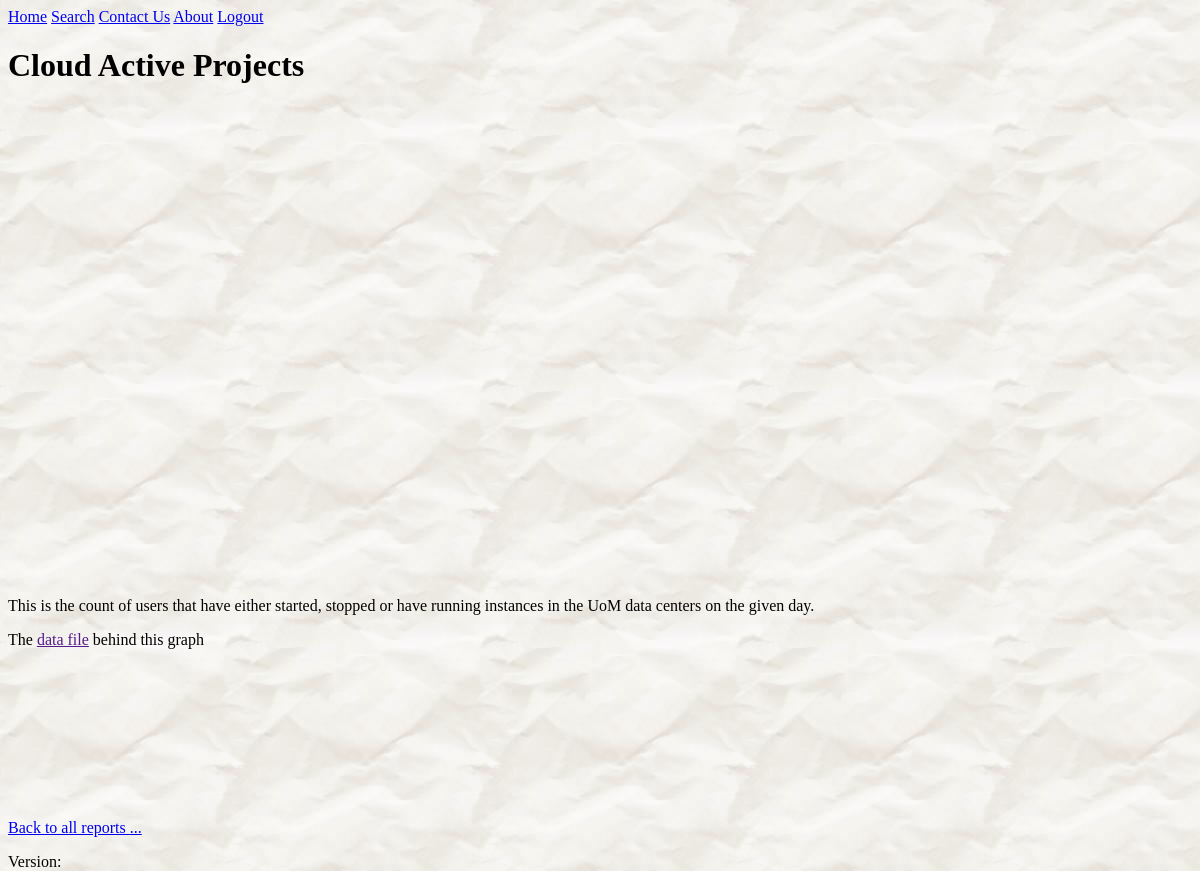
The app's page /reports/13/?set= (signed in) with its own data.
### reports/models.py (models this page shows, shortened)
class Report(models.Model):
    report_title = models.CharField(max_length=100)
    pub_date = models.DateTimeField('date published')
    d3_file_name = models.CharField(max_length=100, default='.js')
    description = models.TextField(blank=True, null=True)
    def was_published_recently(self):
        """
        :return: True if was published in the last day, False otherwise
        """
        now = timezone.now()
        return now - datetime.timedelta(days=1) <= self.pub_date <= now
    was_published_recently.admin_order_field = 'pub_date'
    was_published_recently.boolean = True
    was_published_recently.short_description = 'Published recently?'

### reports/views.py (the view)
# urls.py: url(r'^(?P<pk>[0-9]+)/$', views.DetailView.as_view(), name='detail'),
class DetailView(LoginRequiredMixin, generic.DetailView):
    login_url = LOGIN_URL
    model = Report
    template_name = 'reports/details.html'
    def get_queryset(self):
        return Report.objects.filter(pub_date__lte=timezone.now())
    def get_context_data(self, **kwargs):
        result = super().get_context_data(**kwargs)
        result['debug'] = settings.DEBUG
        result['set'] = self.request.GET.get('set', '')
        return result

### reports/templates/reports/details.html (shortened to what this page needs)
{% extends 'base.html' %}
{% block header_lines %}
    {% load static %}
    <link rel="stylesheet" type="text/css" href="//cdnjs.cloudflare.com/ajax/libs/nvd3/1.8.3/nv.d3.css"/>
{% endblock %}
{% block h1 %}{{ report.report_title }}{% endblock %}
{% block content %}
    <div id="chart">
        <svg></svg>
    </div>
    <p>{{ report.description }}</p>
    {% if debug %}
        <p>The <a id="a_data" href="">data file</a> behind this graph</p>
    {% endif %}
    <div id="extra" style="width: 95%">
        <svg></svg>
    </div>
    <a href="/reports/?set={{ set }}">Back {% if not set %}to all reports {% endif %}...</a>
{% endblock %}

### reports/static/reports/style.css (style rules this page uses)
body { background: url("images/bg-napkin.jpg"); }
body, h1, h2, h3, input[type="text"], input[type="password"], textarea, select, input.submit { font-family: "Comic Sans MS", cursive; }

### records on screen
Report: report_title "Cloud Active Projects", description "This is the count of users that have either started, stopped or have running instances in the UoM data centers on the given day."
